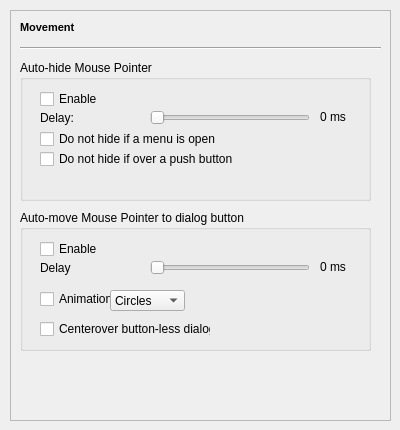
   <widget class="QWidget" name="tab_7">
    <attribute name="title">
     <string>Movement</string>
    </attribute>
    <widget class="QFrame" name="frame_6">
     <property name="geometry">
      <rect>
       <x>10</x>
       <y>10</y>
       <width>381</width>
       <height>411</height>
      </rect>
     </property>
     <property name="frameShape">
      <enum>QFrame::StyledPanel</enum>
     </property>
     <property name="frameShadow">
      <enum>QFrame::Sunken</enum>
     </property>
     <widget class="QLabel" name="label_18">
      <property name="geometry">
       <rect>
        <x>10</x>
        <y>10</y>
        <width>61</width>
        <height>16</height>
       </rect>
      </property>
      <property name="text">
       <string>&lt;!DOCTYPE HTML PUBLIC &quot;-//W3C//DTD HTML 4.0//EN&quot; &quot;http://www.w3.org/TR/REC-html40/strict.dtd&quot;&gt;
&lt;html&gt;&lt;head&gt;&lt;meta name=&quot;qrichtext&quot; content=&quot;1&quot; /&gt;&lt;style type=&quot;text/css&quot;&gt;
p, li { white-space: pre-wrap; }
&lt;/style&gt;&lt;/head&gt;&lt;body style=&quot; font-family:'MS Shell Dlg 2'; font-size:8.25pt; font-weight:400; font-style:normal;&quot;&gt;
&lt;p style=&quot; margin-top:0px; margin-bottom:0px; margin-left:0px; margin-right:0px; -qt-block-indent:0; text-indent:0px;&quot;&gt;&lt;span style=&quot; font-size:8pt; font-weight:600;&quot;&gt;Movement&lt;/span&gt;&lt;/p&gt;&lt;/body&gt;&lt;/html&gt;</string>
      </property>
     </widget>
     <widget class="Line" name="line_6">
      <property name="geometry">
       <rect>
        <x>10</x>
        <y>30</y>
        <width>361</width>
        <height>16</height>
       </rect>
      </property>
      <property name="orientation">
       <enum>Qt::Horizontal</enum>
      </property>
     </widget>
     <widget class="QGroupBox" name="groupBox_9">
      <property name="geometry">
       <rect>
        <x>10</x>
        <y>50</y>
        <width>351</width>
        <height>141</height>
       </rect>
      </property>
      <property name="title">
       <string>Auto-hide Mouse Pointer</string>
      </property>
      <widget class="QCheckBox" name="checkBox_4">
       <property name="geometry">
        <rect>
         <x>20</x>
         <y>30</y>
         <width>201</width>
         <height>18</height>
        </rect>
       </property>
       <property name="text">
        <string>Enable</string>
       </property>
      </widget>
      <widget class="QLabel" name="label_19">
       <property name="geometry">
        <rect>
         <x>20</x>
         <y>50</y>
         <width>91</width>
         <height>16</height>
        </rect>
       </property>
       <property name="text">
        <string>Delay:</string>
       </property>
      </widget>
      <widget class="QSlider" name="horizontalSlider_5">
       <property name="geometry">
        <rect>
         <x>130</x>
         <y>50</y>
         <width>160</width>
         <height>16</height>
        </rect>
       </property>
       <property name="orientation">
        <enum>Qt::Horizontal</enum>
       </property>
      </widget>
      <widget class="QLabel" name="label_20">
       <property name="geometry">
        <rect>
         <x>300</x>
         <y>50</y>
         <width>46</width>
         <height>13</height>
        </rect>
       </property>
       <property name="text">
        <string>0 ms</string>
       </property>
      </widget>
      <widget class="QCheckBox" name="checkBox_12">
       <property name="geometry">
        <rect>
         <x>20</x>
         <y>70</y>
         <width>191</width>
         <height>18</height>
        </rect>
       </property>
       <property name="text">
        <string>Do not hide if a menu is open</string>
       </property>
      </widget>
      <widget class="QCheckBox" name="checkBox_13">
       <property name="geometry">
        <rect>
         <x>20</x>
         <y>90</y>
         <width>211</width>
         <height>18</height>
        </rect>
       </property>
       <property name="text">
        <string>Do not hide if over a push button</string>
       </property>
      </widget>
     </widget>
     <widget class="QGroupBox" name="groupBox_10">
      <property name="geometry">
       <rect>
        <x>10</x>
        <y>200</y>
        <width>351</width>
        <height>141</height>
       </rect>
      </property>
      <property name="title">
       <string>Auto-move Mouse Pointer to dialog button</string>
      </property>
      <widget class="QCheckBox" name="checkBox_15">
       <property name="geometry">
        <rect>
         <x>20</x>
         <y>30</y>
         <width>201</width>
         <height>18</height>
        </rect>
       </property>
       <property name="text">
        <string>Enable</string>
       </property>
      </widget>
      <widget class="QLabel" name="label_21">
       <property name="geometry">
        <rect>
         <x>20</x>
         <y>50</y>
         <width>91</width>
         <height>16</height>
        </rect>
       </property>
       <property name="text">
        <string>Delay</string>
       </property>
      </widget>
      <widget class="QSlider" name="horizontalSlider_6">
       <property name="geometry">
        <rect>
         <x>130</x>
         <y>50</y>
         <width>160</width>
         <height>16</height>
        </rect>
       </property>
       <property name="orientation">
        <enum>Qt::Horizontal</enum>
       </property>
      </widget>
      <widget class="QLabel" name="label_22">
       <property name="geometry">
        <rect>
         <x>300</x>
         <y>50</y>
         <width>46</width>
         <height>13</height>
        </rect>
       </property>
       <property name="text">
        <string>0 ms</string>
       </property>
      </widget>
      <widget class="QCheckBox" name="checkBox_16">
       <property name="geometry">
        <rect>
         <x>20</x>
         <y>80</y>
         <width>71</width>
         <height>18</height>
        </rect>
       </property>
       <property name="text">
        <string>Animation</string>
       </property>
      </widget>
      <widget class="QCheckBox" name="checkBox_17">
       <property name="geometry">
        <rect>
         <x>20</x>
         <y>110</y>
         <width>171</width>
         <height>18</height>
        </rect>
       </property>
       <property name="text">
        <string>Centerover button-less dialog</string>
       </property>
      </widget>
      <widget class="QComboBox" name="comboBox_4">
       <property name="geometry">
        <rect>
         <x>90</x>
         <y>80</y>
         <width>75</width>
         <height>21</height>
        </rect>
       </property>
       <item>
        <property name="text">
         <string>Circles</string>
        </property>
       </item>
       <item>
        <property name="text">
         <string>Squares</string>
        </property>
       </item>
       <item>
        <property name="text">
         <string>Stars</string>
        </property>
       </item>
      </widget>
     </widget>
    </widget>
   </widget>
